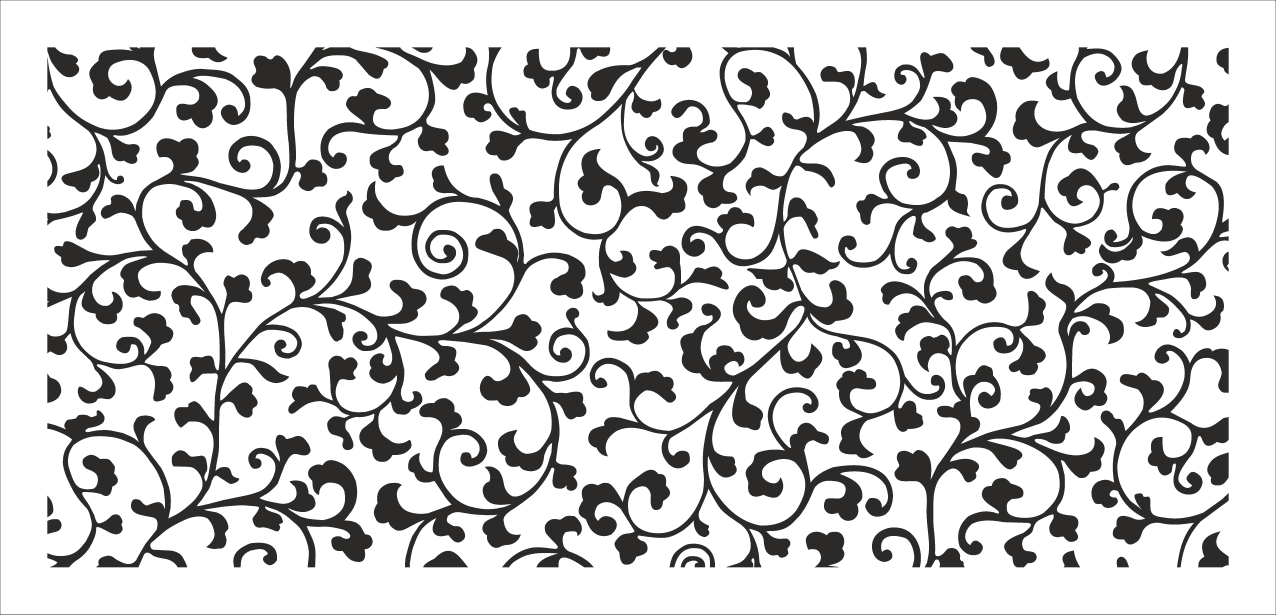
%> input picture Stereographic Lampshades/Pattern3.png, 7656 x 3688 px (shown at 1/6 size)
$ octave MakeMesh.m   (GNU Octave 9; MATLAB toolbox functions it lacks are replaced by stand-ins)
%> lines starting %> are read from the running program, lines starting %| are printed output that depends on the picture; in (x1, y1, x2, y2) boxes, pixels count from 0 and x2, y2 are one past the last pixel; in counts of white or black regions, pixels touching at a corner belong together; the program's own positions count from 1

clf
file = 'pattern3';
switch file
    case 'pattern2'
    P = imread('Pattern2.png');
    P = repmat(P,3);
    case 'pattern3'
    P = imread('Pattern3.png');
    P = P(400:3400, 400:3400);
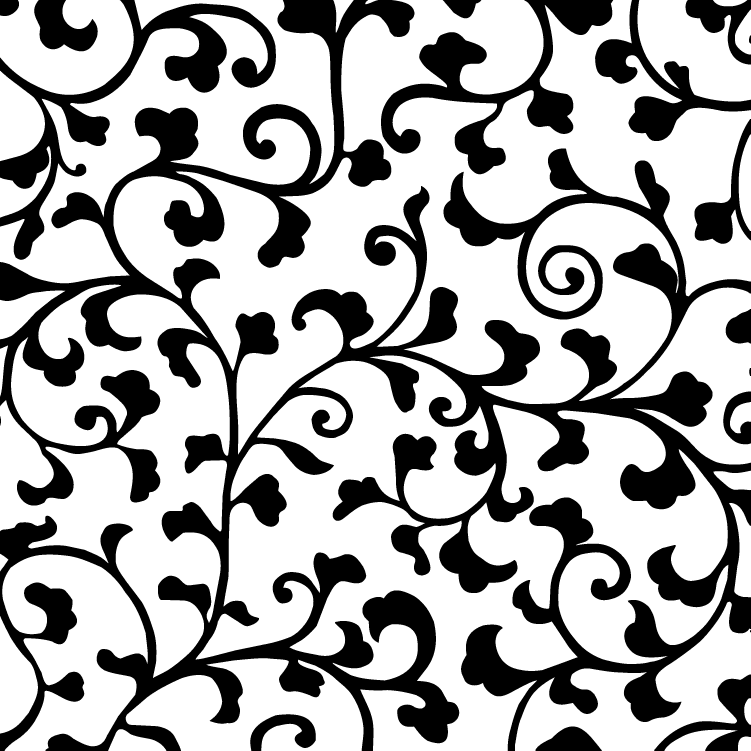
%> P: size 3001x3001 uint8 (shown at 1/4 size); values 43 (black) and 255 (white), 66.7% white; 18 black regions (1 under 20 px), largest, box (x1, y1, x2, y2) and area: (0, 0, 3001, 3001) 2343931, (0, 0, 1104, 1039) 200405, (1524, 0, 2453, 697) 171134
    P = 255 - P*6;
%> P: size 3001x3001 uint8; every value is 0
    case 'pattern4'
    P = imread('Pattern4.jpg');
    case 'banksy'
    P = imread('Banksy.png');
    P = padarray(P, [500 500], 255);
end

P = 1-im2bw(P);
%> P: size 3001x3001 double; every value is 1
Nmin = min(size(P));
%> Nmin = 3001
P = P(1:Nmin, 1:Nmin);
[xg, yg] = meshgrid(1:Nmin, 1:Nmin);
P((xg - Nmin/2).^2 + (yg - Nmin/2).^2 > 0.99*0.25*Nmin^2) = 0;
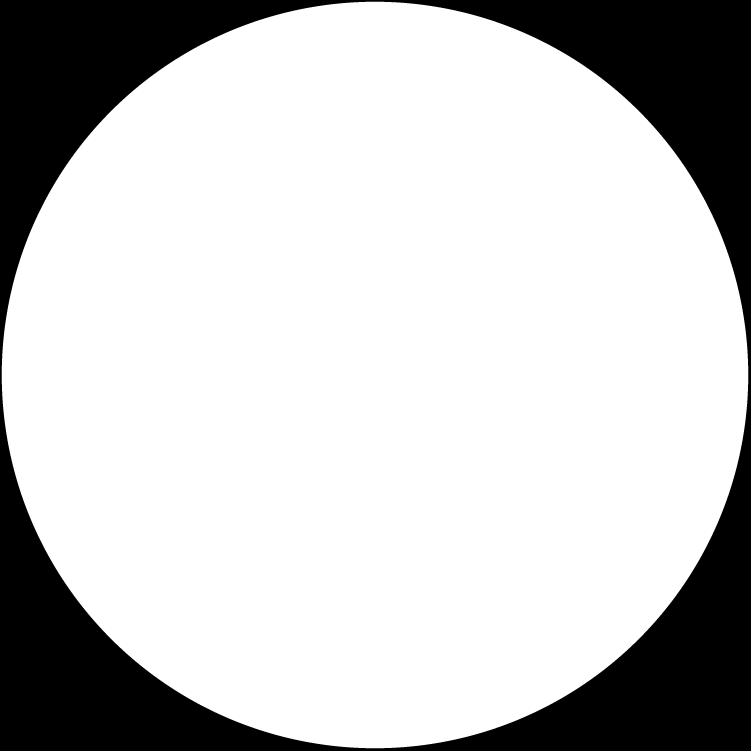
%> P: size 3001x3001 double (shown at 1/4 size); values 0 (black) and 1 (white), 77.8% white; 1 black region, box (x1, y1, x2, y2) and area: (0, 0, 3001, 3001) 2003337
P = padarray(P, [1 1], 0);
%> P: size 3003x3003 double; values 0 (black) and 1 (white), 77.7% white; 1 black region, box (x1, y1, x2, y2) and area: (0, 0, 3003, 3003) 2015345

CC = bwconncomp(P);
%> CC = 1 connected component

dtheta    = pi/24;
theta     = (-pi:dtheta:(pi-dtheta))';
nodeouter = [1.1*cos(theta) 1.1*sin(theta)];
Nnodes    = length(nodeouter);
nodelist  = (1:Nnodes)';
allnodes  = nodeouter;
alledges  = [nodelist , mod(nodelist, Nnodes)+1];

for n = 1:CC.NumObjects
%for n = 2:2
    newP = zeros(size(P));
    newP(CC.PixelIdxList{1,n}(:)) = 1;
    newP = filter2(fspecial('average',5),newP);
    C = contourc(newP,[0.2 0.2]);
    C = C(:,2:end)';
%> (the run ends here)
